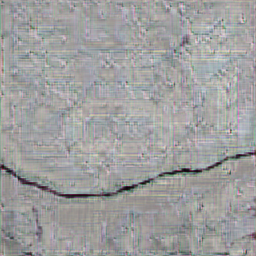
#> input picture for train/i98-0-37.png, 256 x 256 px
$ jupyter execute Untitled.ipynb
#> lines starting #> are read from the running program, lines starting #| are printed output that depends on the picture; after the words box and inside, x2 and y2 are one past the last pixel; in counts of white or black regions, pixels touching at a corner belong together
[cell 1]
import cv2
import matplotlib.pyplot as plt
import numpy as np
from skimage import data, util
from skimage.measure import label, regionprops
from skimage import measure, morphology

#imread
img_path = './for train/i98-0-37.png'
img = cv2.imread(img_path,cv2.IMREAD_GRAYSCALE)
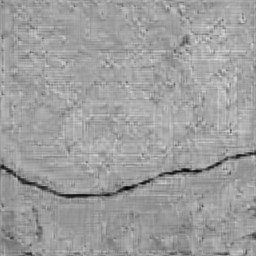
#> img: shape (256, 256); min 8, max 219, mean 158
m,n = img.shape
#> m = 256; n = 256
print(m,n)
#| 256 256
#histeq
plt.imshow(img)
# [10 lines of commented-out code are left out]
t1, result_img = cv2.threshold(img, 100, 255, cv2.THRESH_BINARY)
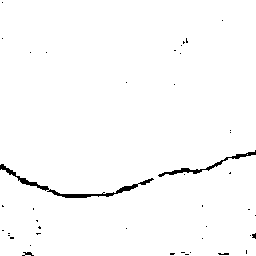
#> result_img: shape (256, 256); 98.4% white; 43 black regions (40 under 20 px), largest, box (x1, y1, x2, y2) and area: (0, 164, 154, 198) 562, (158, 150, 256, 177) 303, (22, 252, 34, 256) 27

#t2, otsu_img = cv2.threshold(histeq, 0, 255, cv2.THRESH_BINARY+cv2.THRESH_OTSU)
#plt.imshow(otsu_img)


size = 50
iimg = morphology.remove_small_holes(result_img, size)
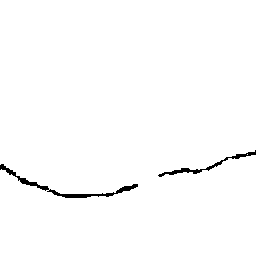
#> iimg: shape (256, 256) bool; 98.8% white; 2 black regions, box (x1, y1, x2, y2) and area: (0, 164, 138, 198) 515, (158, 150, 256, 177) 303
iimg=~iimg
print(type(iimg.astype(int)))
#| <class 'numpy.ndarray'>

plt.imshow(iimg,'gray')
plt.axis('off')

# #postprocess
# kernel = cv2.getStructuringElement(cv2.MORPH_RECT, (3, 3))
# #kernel = np.ones((1, 1), dtype=np.uint8)
# # dilate = cv2.dilate(otsu_img, kernel, 1)
# # erosion = cv2.erode(dilate, kernel, iterations=1)
# erosion = cv2.morphologyEx(otsu_img, cv2.MORPH_CLOSE, kernel, iterations=1)
#plt.imshow(erosion)
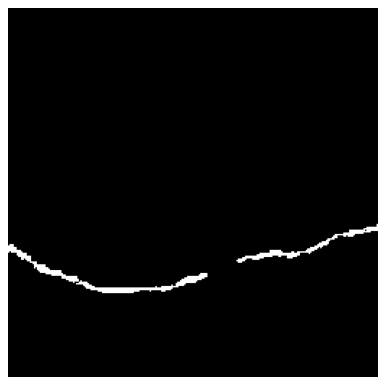
#> figure drawn by matplotlib, 1 panel

[cell 2]
import os
file_root = "./for train"
file_list = os.listdir(file_root)
print(file_list)
os.mkdir('binary')

[cell 3]
help(os.mkdir)

[cell 4]
for file in file_list:
    path=os.path.join(file_root,file)
    img = cv2.imread(path,cv2.IMREAD_GRAYSCALE)
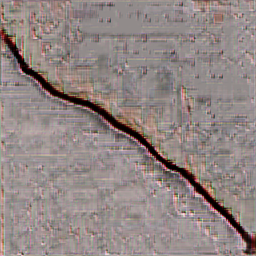
#> input picture for train/i100-0-11.png, 256 x 256 px
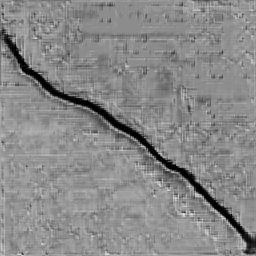
#> img: shape (256, 256); min 0, max 232, mean 136.9
    t1, result_img = cv2.threshold(img, 127, 255, cv2.THRESH_BINARY)
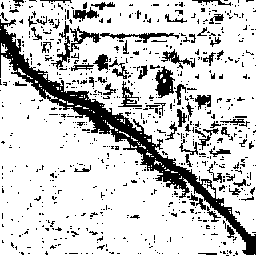
#> result_img: shape (256, 256); 80.2% white; 739 black regions (662 under 20 px), largest, box (x1, y1, x2, y2) and area: (0, 19, 256, 255) 5354, (51, 21, 101, 69) 468, (155, 66, 175, 98) 372
    size = 200
    iimg = morphology.remove_small_holes(result_img, size)
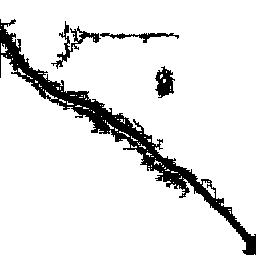
#> iimg: shape (256, 256) bool; 90.1% white; 4 black regions, box (x1, y1, x2, y2) and area: (0, 19, 256, 255) 5350, (51, 21, 101, 69) 468, (155, 66, 175, 98) 372, (100, 33, 179, 43) 269
    iimg=~iimg
    plt.imshow(iimg,'gray')
    plt.axis('off')
    plt.savefig('./binary/'+file,dpi=600,bbox_inches = 'tight')
#> pass 2 of the loop `for file in file_list:`:
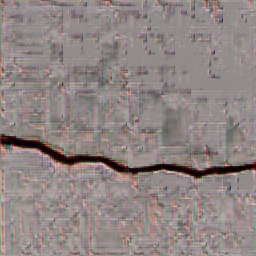
#> input picture for train/i100-0-22.png, 256 x 256 px
#> `t1, result_img = cv2.threshold(img, 127, 255, cv2.THRESH_BINARY)`:
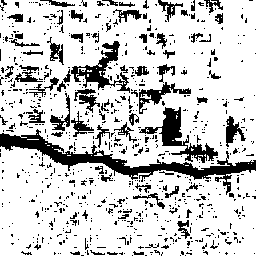
#> result_img: shape (256, 256); 79.8% white; 777 black regions (699 under 20 px), largest, box (x1, y1, x2, y2) and area: (0, 129, 256, 195) 2997, (139, 107, 218, 163) 1162, (71, 41, 130, 93) 899
#> `plt.savefig('./binary/'+file,dpi=600,bbox_inches = 'tight')`:
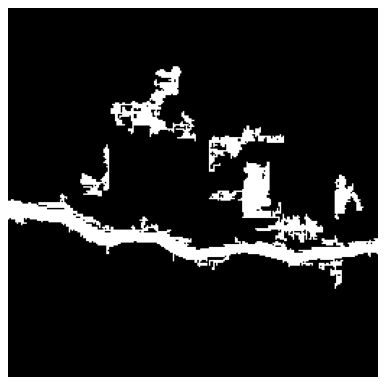
#> figure drawn by matplotlib, 1 panel
#> pass 3 of the loop `for file in file_list:`:
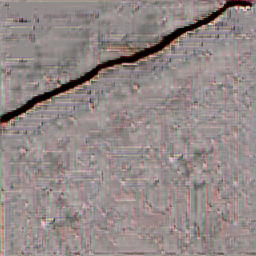
#> input picture for train/i100-0-27.png, 256 x 256 px
#> `t1, result_img = cv2.threshold(img, 127, 255, cv2.THRESH_BINARY)`:
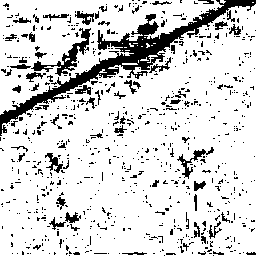
#> result_img: shape (256, 256); 84.2% white; 762 black regions (700 under 20 px), largest, box (x1, y1, x2, y2) and area: (0, 0, 256, 136) 4014, (31, 28, 91, 76) 613, (177, 147, 214, 179) 237
#> `plt.savefig('./binary/'+file,dpi=600,bbox_inches = 'tight')`:
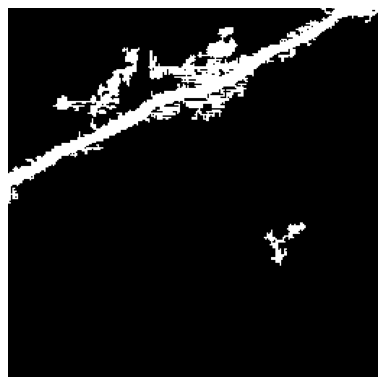
#> figure drawn by matplotlib, 1 panel
#> the loop made 4 passes; the first 3 are shown
